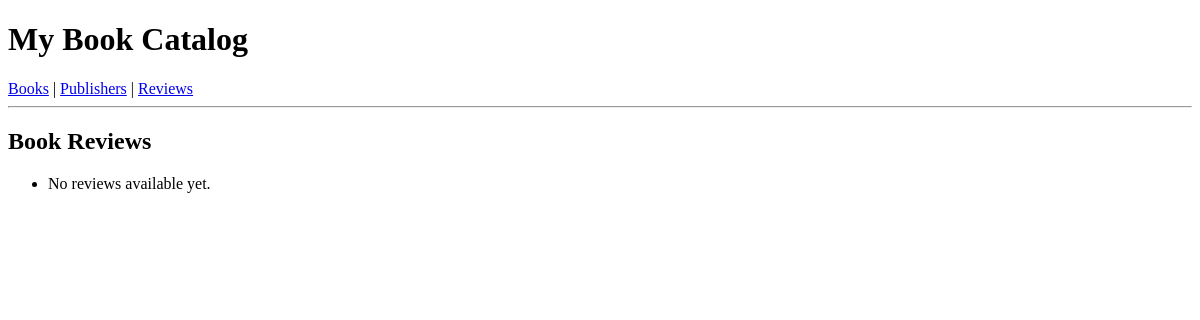
The page /reviews/ on the database as committed earlier.
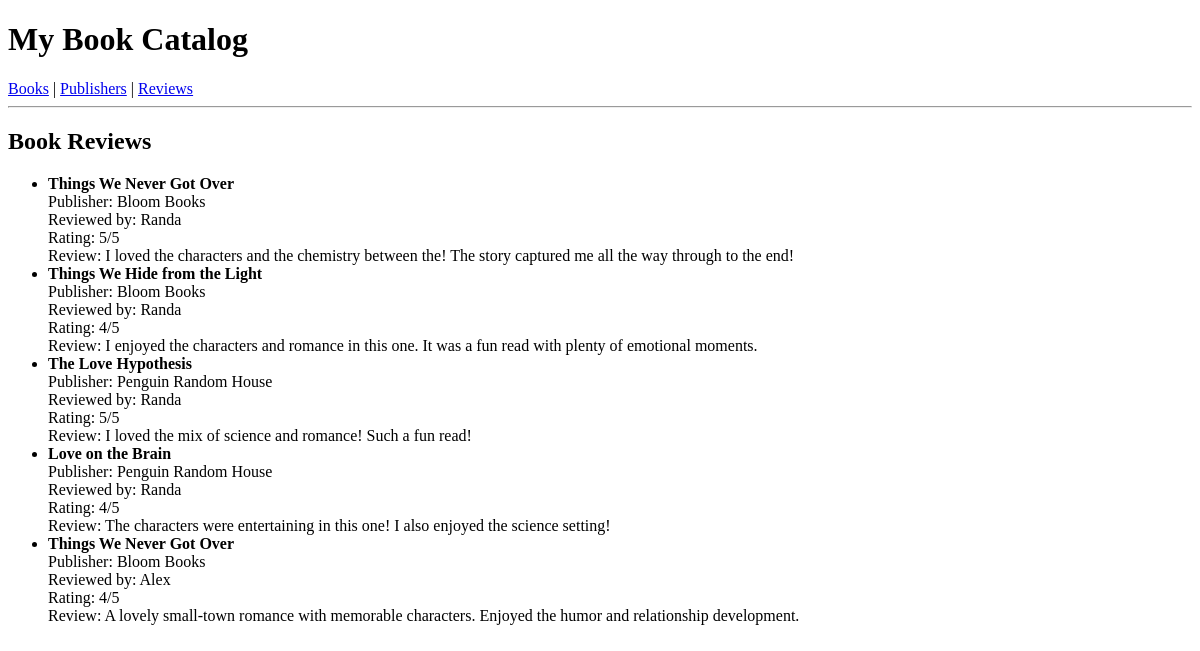
The same page on the database as committed later.
### catalog/models.py (models this page shows, shortened)
class Review(models.Model):
    book = models.ForeignKey(
        Book,
        on_delete=models.CASCADE
    )
    reviewer_name = models.CharField(max_length=100)
    rating = models.IntegerField()
    body = models.TextField()

class Book(models.Model):
    title = models.CharField(max_length=200)
    author = models.CharField(max_length=200)
    publication_year = models.IntegerField(null=True, blank=True)
    publisher = models.ForeignKey(
        Publisher,
        on_delete=models.CASCADE
    )

class Publisher(models.Model):
    name = models.CharField(max_length=200)

### catalog/views.py (the view)
# urls.py: path("reviews/", views.ReviewListView.as_view(), name="review_list"),
class ReviewListView(ListView):
    model = Review
    template_name = "catalog/review_list.html"
    context_object_name = "reviews"

### templates/catalog/review_list.html
{% extends "base.html" %}
{% block content %}
    <h2>Book Reviews</h2>
    <ul>
        {% for review in reviews %}
            <li>
                <strong>{{ review.book.title }}</strong><br>
                Publisher: {{ review.book.publisher.name }}<br>
                Reviewed by: {{ review.reviewer_name }}<br>
                Rating: {{ review.rating }}/5<br>
                Review: {{ review.body }}
            </li>
        {% empty %}
            <li>No reviews available yet.</li>
        {% endfor %}
    </ul>
{% endblock %}

Rows that differ between the two databases and show on the page:
added Review: book "Things We Never Got Over", book.publisher.name "Bloom Books", reviewer_name "Randa", rating "5", body "I loved the characters and the chemistry between the! The story captured me all the way through to the end!"
added Review: book "Things We Hide from the Light", book.publisher.name "Bloom Books", reviewer_name "Randa", rating "4", body "I enjoyed the characters and romance in this one. It was a fun read with plenty of emotional moments."
added Review: book "The Love Hypothesis", book.publisher.name "Penguin Random House", reviewer_name "Randa", rating "5", body "I loved the mix of science and romance! Such a fun read!"
added Review: book "Love on the Brain", book.publisher.name "Penguin Random House", reviewer_name "Randa", rating "4", body "The characters were entertaining in this one! I also enjoyed the science setting!"
added Review: book "Things We Never Got Over", book.publisher.name "Bloom Books", reviewer_name "Alex", rating "4", body "A lovely small-town romance with memorable characters. Enjoyed the humor and relationship development."
Other text that changed with them:
text no longer shown: "No reviews available yet."
